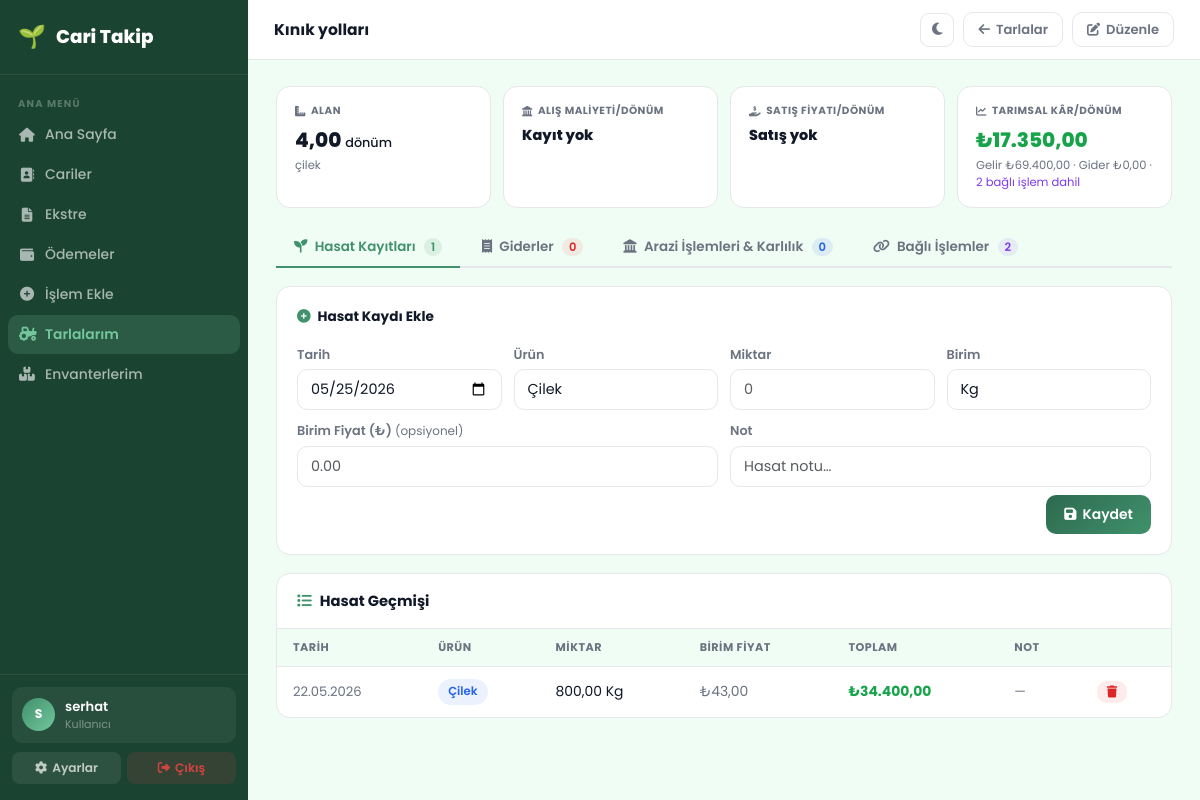
The app's page /tarlalar/1/ (signed in) with its own data.
### fields/models.py (models this page shows, shortened)
class Field(models.Model):
    name = models.CharField(max_length=150)
    area = models.DecimalField(max_digits=8, decimal_places=2, help_text='Dönüm')
    crop_type = models.CharField(max_length=100, blank=True)
    notes = models.TextField(blank=True)
    created_at = models.DateTimeField(auto_now_add=True)
    class Meta:
        ordering = ['name']

class HarvestEntry(models.Model):
    field = models.ForeignKey(Field, on_delete=models.CASCADE, related_name='harvests')
    date = models.DateField()
    product = models.CharField(max_length=50, choices=PRODUCT_CHOICES)
    quantity = models.DecimalField(max_digits=10, decimal_places=2)
    unit = models.CharField(max_length=20, choices=UNIT_CHOICES, default='kg')
    unit_price = models.DecimalField(max_digits=10, decimal_places=2, default=0)
    notes = models.TextField(blank=True)
    class Meta:
        ordering = ['-date']
    @property
    def amount(self):
        return self.quantity * self.unit_price

### fields/views.py (the view)
# urls.py: path('<int:pk>/', views.field_detail, name='field_detail'),
@login_required
def field_detail(request, pk):
    field = get_object_or_404(Field, pk=pk)
    harvests = field.harvests.all()
    expenses = field.expenses.all()
    linked_txns     = list(field.transactions.select_related('customer').order_by('-date'))
    linked_sales    = [t for t in linked_txns if t.type == 'sale']
    linked_purchases = [t for t in linked_txns if t.type == 'purchase']
    linked_revenue  = sum(t.amount for t in linked_sales)
    linked_expense  = sum(t.amount for t in linked_purchases)
    harvest_revenue = sum(h.amount for h in harvests)
    field_expenses  = sum(e.amount for e in expenses)
    total_revenue   = harvest_revenue + linked_revenue
    total_expense   = field_expenses + linked_expense
    agri_net        = total_revenue - total_expense
    agri_net_per_dec = (agri_net / field.area) if field.area else Decimal('0')
    ls = _land_stats(field)
    ctx = {
        'field': field,
        'harvests': harvests,
        'expenses': expenses,
        'harvest_revenue': harvest_revenue,
        'field_expenses': field_expenses,
        'linked_txns': linked_txns,
        'linked_sales': linked_sales,
        'linked_purchases': linked_purchases,
        'linked_revenue': linked_revenue,
        'linked_expense': linked_expense,
        'total_revenue': total_revenue,
        'total_expense': total_expense,
        'agri_net': agri_net,
        'agri_net_per_dec': agri_net_per_dec,
        'product_choices': PRODUCT_CHOICES,
        'unit_choices': UNIT_CHOICES,
        'expense_categories': EXPENSE_CATEGORIES,
        'today': datetime.date.today().isoformat(),
        **ls,
    }
    return render(request, 'fields/field_detail.html', ctx)

### dashboard/templatetags/numformat.py (called while the page is built)
@register.filter
def tr_num(value):
    try:
        if value is None:
            return '—'
        num = float(value)
        negative = num < 0
        formatted = f"{abs(num):,.2f}"
        result = formatted.replace(',', 'X').replace('.', ',').replace('X', '.')
        return ('-' if negative else '') + result
    except (ValueError, TypeError):
        return value

### fields/templates/fields/field_detail.html (shortened to what this page needs)
{% extends 'dashboard/base.html' %}
{% block page_title %}{{ field.name }}{% endblock %}
{% block topbar_right %}
<a href="{% url 'field_list' %}" class="btn-o" style="padding:7px 14px;font-size:.82rem;">
    <i class="fas fa-arrow-left"></i> Tarlalar
</a>
<a href="{% url 'field_edit' field.pk %}" class="btn-o" style="padding:7px 14px;font-size:.82rem;">
    <i class="fas fa-edit"></i> Düzenle
</a>
{% endblock %}
{% block content %}
<div class="kpi-strip">
    <div class="kpi">
        <div class="kpi-label"><i class="fas fa-ruler-combined"></i> Alan</div>
        <div class="kpi-value kpi-gray">{{ field.area }} <span style="font-size:.8rem;font-weight:500;">dönüm</span></div>
        {% if field.crop_type %}<div class="kpi-sub">{{ field.crop_type }}</div>{% endif %}
    </div>
    <div class="kpi">
        <div class="kpi-label"><i class="fas fa-landmark"></i> Alış Maliyeti/Dönüm</div>
        {% if has_purchase %}
        <div class="kpi-value kpi-amber">₺{{ avg_cost_per_dec|tr_num }}</div>
        <div class="kpi-sub">{{ total_purchase_area|floatformat:2 }} dön. alındı</div>
        {% else %}
        <div class="kpi-value kpi-gray" style="font-size:.9rem;">Kayıt yok</div>
        {% endif %}
    </div>
    <div class="kpi">
        <div class="kpi-label"><i class="fas fa-hand-holding-usd"></i> Satış Fiyatı/Dönüm</div>
        {% if has_sale %}
        <div class="kpi-value kpi-blue">₺{{ avg_sale_per_dec|tr_num }}</div>
        <div class="kpi-sub">{{ total_sale_area|floatformat:2 }} dön. satıldı</div>
        {% else %}
        <div class="kpi-value kpi-gray" style="font-size:.9rem;">Satış yok</div>
        {% endif %}
    </div>
    <div class="kpi">
        <div class="kpi-label"><i class="fas fa-chart-line"></i> Tarımsal Kâr/Dönüm</div>
        <div class="kpi-value {% if agri_net_per_dec >= 0 %}kpi-green{% else %}kpi-red{% endif %}">
            ₺{{ agri_net_per_dec|tr_num }}
        </div>
        <div class="kpi-sub">
            Gelir ₺{{ total_revenue|tr_num }} · Gider ₺{{ total_expense|tr_num }}
            {% if linked_txns %}· <span style="color:#7c3aed;">{{ linked_txns|length }} bağlı işlem dahil</span>{% endif %}
        </div>
    </div>
</div>
<div class="tabs">
    <button class="tab-btn active" onclick="switchTab('hasat', this)">
        <i class="fas fa-seedling me-1"></i> Hasat Kayıtları
        <span style="background:rgba(64,145,108,.12);color:var(--primary-light);border-radius:999px;padding:1px 7px;font-size:.72rem;margin-left:5px;">{{ harvests|length }}</span>
    </button>
    <button class="tab-btn" onclick="switchTab('gider', this)">
        <i class="fas fa-receipt me-1"></i> Giderler
        <span style="background:rgba(239,68,68,.1);color:#dc2626;border-radius:999px;padding:1px 7px;font-size:.72rem;margin-left:5px;">{{ expenses|length }}</span>
    </button>
    <button class="tab-btn" onclick="switchTab('arazi', this)">
        <i class="fas fa-landmark me-1"></i> Arazi İşlemleri & Karlılık
        <span style="background:rgba(37,99,235,.1);color:#2563eb;border-radius:999px;padding:1px 7px;font-size:.72rem;margin-left:5px;">{{ purchases|length|add:sales|length }}</span>
    </button>
    <button class="tab-btn" onclick="switchTab('bagliislem', this)">
        <i class="fas fa-link me-1"></i> Bağlı İşlemler
        <span style="background:rgba(139,92,246,.1);color:#7c3aed;border-radius:999px;padding:1px 7px;font-size:.72rem;margin-left:5px;">{{ linked_txns|length }}</span>
    </button>
</div>
<div id="tab-hasat" class="tab-panel active">
    <div class="add-card">
        <div class="add-card-title"><i class="fas fa-plus-circle me-1" style="color:var(--primary-light);"></i> Hasat Kaydı Ekle</div>
        <form method="post" action="{% url 'harvest_add' field.pk %}">
            <div class="fg4 mb-2">
                <div>
                    <label class="form-label">Tarih</label>
                    <input type="date" name="date" class="form-control" value="{{ today }}" required>
                </div>
                <div>
                    <label class="form-label">Ürün</label>
                    <select name="product" class="form-select" required>
                        {% for val, label in product_choices %}
                        <option value="{{ val }}">{{ label }}</option>
                        {% endfor %}
                    </select>
                </div>
                <div>
                    <label class="form-label">Miktar</label>
                    <input type="text" inputmode="decimal" name="quantity" class="form-control" placeholder="0" required>
                </div>
                <div>
                    <label class="form-label">Birim</label>
                    <select name="unit" class="form-select">
                        {% for val, label in unit_choices %}
                        <option value="{{ val }}">{{ label }}</option>
                        {% endfor %}
                    </select>
                </div>
            </div>
            <div class="fg2 mb-2">
                <div>
                    <label class="form-label">Birim Fiyat (₺) <span style="font-weight:400;font-size:.75rem;">(opsiyonel)</span></label>
                    <input type="text" inputmode="decimal" name="unit_price" class="form-control" placeholder="0.00">
                </div>
                <div>
                    <label class="form-label">Not</label>
                    <input type="text" name="notes" class="form-control" placeholder="Hasat notu…">
                </div>
            </div>
            <div style="display:flex;justify-content:flex-end;margin-top:8px;">
                <button type="submit" class="btn-g"><i class="fas fa-save"></i> Kaydet</button>
            </div>
        </form>
    </div>
    <div class="surface">
        <div class="card-header-bar">
            <div class="ch-title"><i class="fas fa-list me-2" style="color:var(--primary-light);"></i>Hasat Geçmişi</div>
        </div>
        <div style="overflow-x:auto;">
            <table class="dt">
                <thead><tr><th>Tarih</th><th>Ürün</th><th>Miktar</th><th>Birim Fiyat</th><th>Toplam</th><th>Not</th><th></th></tr></thead>
                <tbody>
                    {% for h in harvests %}
                    <tr>
                        <td style="font-size:.82rem;color:var(--sub);">{{ h.date|date:"d.m.Y" }}</td>
                        <td><span class="bp bp-sale">{{ h.get_product_display }}</span></td>
                        <td>{{ h.quantity }} {{ h.get_unit_display }}</td>
                        <td style="color:var(--sub);">{% if h.unit_price %}₺{{ h.unit_price|tr_num }}{% else %}—{% endif %}</td>
                        <td>{% if h.unit_price %}<strong style="color:#16a34a;">₺{{ h.amount|tr_num }}</strong>{% else %}—{% endif %}</td>
                        <td style="color:var(--sub);font-size:.82rem;">{{ h.notes|default:'—' }}</td>
                        <td>
                            <form method="post" action="{% url 'harvest_delete' field.pk h.pk %}" style="display:inline;">
                                <button type="submit" class="btn-danger-soft" style="padding:5px 10px;font-size:.75rem;"
                                    onclick="return confirm('Bu hasat kaydını silmek istiyor musunuz?')">
                                    <i class="fas fa-trash"></i>
                                </button>
                            </form>
                        </td>
                    </tr>
                    {% empty %}
                    <tr><td colspan="7"><div class="empty-state"><i class="fas fa-seedling"></i>Henüz hasat kaydı yok.</div></td></tr>
                    {% endfor %}
                </tbody>
            </table>
        </div>
    </div>
</div>
{% endblock %}

### dashboard/templates/dashboard/base.html (shortened to what this page needs)
<!DOCTYPE html>
<html lang="tr" data-theme="light">
<head>
    <link href="https://cdn.jsdelivr.net/npm/bootstrap@5.3.0/dist/css/bootstrap.min.css" rel="stylesheet">
    <link href="https://cdnjs.cloudflare.com/ajax/libs/font-awesome/6.4.0/css/all.min.css" rel="stylesheet">
</head>
<body>
{% with cur=request.resolver_match.url_name %}
<aside class="sidebar" id="sidebar">
    <a class="sb-brand" href="{% url 'dashboard' %}">
        <span class="emoji">🌱</span> Cari Takip
    </a>
    <nav class="sb-nav">
        <div class="sb-section">Ana Menü</div>
        <a href="{% url 'dashboard' %}" class="sb-item {% if cur == 'dashboard' %}active{% endif %}">
            <i class="fas fa-home"></i> Ana Sayfa
        </a>
        <a href="{% url 'customer_list' %}" class="sb-item {% if cur == 'customer_list' or cur == 'customer_detail' or cur == 'customer_create' %}active{% endif %}">
            <i class="fas fa-address-book"></i> Cariler
        </a>
        <a href="{% url 'statement' %}" class="sb-item {% if cur == 'statement' %}active{% endif %}">
            <i class="fas fa-file-alt"></i> Ekstre
        </a>
        <a href="{% url 'payments' %}" class="sb-item {% if cur == 'payments' or cur == 'payment_create' %}active{% endif %}">
            <i class="fas fa-wallet"></i> Ödemeler
        </a>
        <a href="{% url 'transaction_create' %}" class="sb-item {% if cur == 'transaction_create' %}active{% endif %}">
            <i class="fas fa-plus-circle"></i> İşlem Ekle
        </a>
        <a href="{% url 'field_list' %}" class="sb-item {% if cur == 'field_list' or cur == 'field_detail' or cur == 'field_create' or cur == 'field_edit' %}active{% endif %}">
            <i class="fas fa-tractor"></i> Tarlalarım
        </a>
        <a href="{% url 'inventory_list' %}" class="sb-item {% if cur == 'inventory_list' or cur == 'inventory_create' or cur == 'inventory_edit' %}active{% endif %}">
            <i class="fas fa-boxes"></i> Envanterlerim
        </a>
    </nav>
    <div class="sb-footer">
        <div class="sb-user">
            <div class="sb-avatar">{{ request.user.username|first|upper }}</div>
            <div>
                <div class="sb-uname">{{ request.user.username }}</div>
                <div class="sb-urole">{% if request.user.is_staff %}Yönetici{% else %}Kullanıcı{% endif %}</div>
            </div>
        </div>
        <div class="sb-actions">
            <a href="{% url 'account_delete' %}" class="sb-abtn sb-settings"><i class="fas fa-cog"></i> Ayarlar</a>
            <a href="{% url 'logout' %}" class="sb-abtn sb-logout"><i class="fas fa-sign-out-alt"></i> Çıkış</a>
        </div>
    </div>
</aside>
<div class="app">
    <header class="topbar">
        <div class="topbar-l">
            <span class="page-title">{% block page_title %}{% endblock %}</span>
        </div>
        <div class="topbar-r">
            <button class="icon-btn" id="themeBtn" onclick="toggleTheme()" title="Tema Değiştir">
                <i class="fas fa-moon"></i>
            </button>
            {% block topbar_right %}{% endblock %}
        </div>
    </header>
    <div class="page-body">
        {% block content %}{% endblock %}
    </div>
</div>
{% endwith %}
</body>
</html>

### fields/templates/fields/field_detail.html (style rules this page uses)
.kpi-strip { display:grid; grid-template-columns:repeat(4,1fr); gap:12px; margin-bottom:20px; }
.kpi { background:var(--surface); border:1px solid var(--border); border-radius:var(--radius); padding:16px 18px; }
.kpi-label { font-size:.65rem; font-weight:700; text-transform:uppercase; letter-spacing:.5px; color:var(--sub); margin-bottom:6px; display:flex; align-items:center; gap:5px; }
.kpi-value { font-size:1.25rem; font-weight:800; }
.kpi-sub { font-size:.72rem; color:var(--sub); margin-top:2px; }
.kpi-green { color:#16a34a; }
.kpi-gray { color:var(--text); }
.tabs { display:flex; gap:4px; margin-bottom:18px; border-bottom:2px solid var(--border); flex-wrap:wrap; }
.tab-btn { padding:9px 18px; font-size:.84rem; font-weight:600; background:none; border:none; cursor:pointer; color:var(--sub); border-bottom:2px solid transparent; margin-bottom:-2px; transition:color .15s, border-color .15s; }
.tab-btn.active { color:var(--primary-light); border-bottom-color:var(--primary-light); }
.tab-panel { display:none; }
.tab-panel.active { display:block; }
.add-card { background:var(--surface); border:1px solid var(--border); border-radius:var(--radius); padding:20px; margin-bottom:18px; }
.add-card-title { font-size:.85rem; font-weight:700; margin-bottom:14px; }
.fg2 { display:grid; grid-template-columns:1fr 1fr; gap:12px; }
.fg4 { display:grid; grid-template-columns:1fr 1fr 1fr 1fr; gap:12px; }

### records on screen
Field: name "Kınık yolları", area "4,00", crop_type "çilek"
HarvestEntry: date "22.05.2026", product "Çilek", quantity "800,00", unit "Kg", unit_price|tr_num "43,00", amount|tr_num "34.400,00", notes "—"

### other values on screen
{{ request.user.username|first|upper }} "S"
{{ request.user.username }} "serhat"
{{ agri_net_per_dec|tr_num }} "17.350,00"
{{ total_revenue|tr_num }} "69.400,00"
{{ total_expense|tr_num }} "0,00"
{{ linked_txns|length }} "2"
{{ harvests|length }} "1"
{{ expenses|length }} "0"
{{ purchases|length|add:sales|length }} "0"
form field product "Çilek"
form field unit "Kg"
